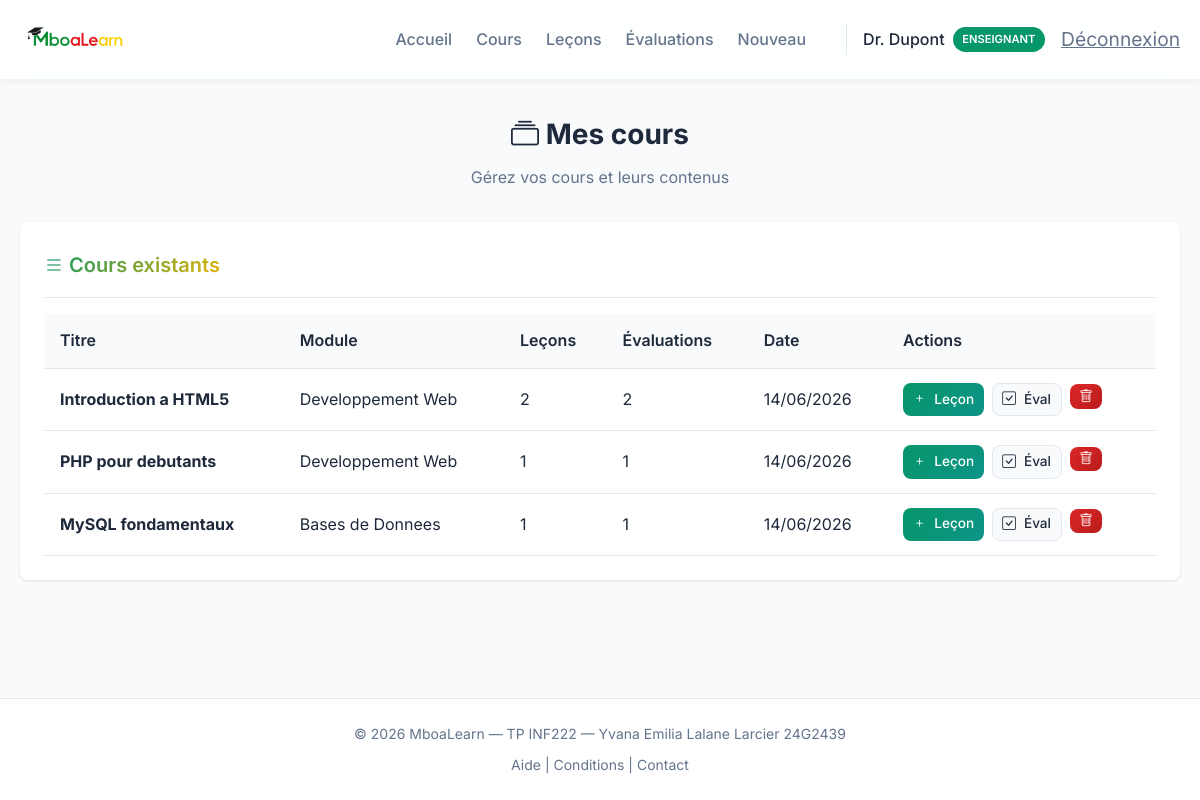
The app's page /enseignant/mes_cours.php (signed in) with its own data.
### tables this page shows
CREATE TABLE users (
    id INT AUTO_INCREMENT PRIMARY KEY,
    nom VARCHAR(100) NOT NULL,
    email VARCHAR(150) UNIQUE NOT NULL,
    password VARCHAR(255) NOT NULL,
    role ENUM('etudiant', 'enseignant', 'promoteur') DEFAULT 'etudiant',
    date_inscription TIMESTAMP DEFAULT CURRENT_TIMESTAMP
);

CREATE TABLE cours (
    id INT AUTO_INCREMENT PRIMARY KEY,
    titre VARCHAR(200) NOT NULL,
    description TEXT,
    module_id INT,
    enseignant_id INT,
    date_creation TIMESTAMP DEFAULT CURRENT_TIMESTAMP,
    FOREIGN KEY (module_id) REFERENCES modules(id) ON DELETE SET NULL,
    FOREIGN KEY (enseignant_id) REFERENCES users(id) ON DELETE SET NULL
);

CREATE TABLE modules (
    id INT AUTO_INCREMENT PRIMARY KEY,
    nom VARCHAR(150) NOT NULL,
    description TEXT,
    date_creation TIMESTAMP DEFAULT CURRENT_TIMESTAMP
);

### includes/auth.php (called while the page is built, shortened)
<?php
require_once __DIR__ . '/../config/database.php';
function is_logged_in() {
    return isset($_SESSION['user_id']);
}
function has_role($role) {
    return isset($_SESSION['user_role']) && $_SESSION['user_role'] === $role;
}
function get_user_info() {
    global $pdo;
    $stmt = $pdo->prepare("SELECT id, nom, email, role FROM users WHERE id = ?");
    $stmt->execute([$_SESSION['user_id']]);
    return $stmt->fetch();
}

### enseignant/mes_cours.php (the view, shortened to what this page needs)
<?php
require_once '../config/database.php';
require_once '../includes/auth.php';
$enseignant_id = $_SESSION['user_id'];
$stmt = $pdo->prepare("
    SELECT c.*, m.nom as module_nom,
           COUNT(DISTINCT l.id) as total_lecons,
           COUNT(DISTINCT e.id) as total_evaluations
    FROM cours c
    LEFT JOIN modules m ON c.module_id = m.id
    LEFT JOIN lecons l ON c.id = l.cours_id
    LEFT JOIN evaluations e ON l.id = e.lecon_id
    WHERE c.enseignant_id = ?
    GROUP BY c.id
    ORDER BY c.date_creation DESC
");
$stmt->execute([$enseignant_id]);
$cours = $stmt->fetchAll();
?>
<!DOCTYPE html>
<html lang="fr">
<head>
    <link rel="stylesheet" href="https://cdn.jsdelivr.net/npm/bootstrap-icons@1.11.3/font/bootstrap-icons.min.css">
    <link rel="stylesheet" href="../assets/css/style.css">
</head>
<body>
    <?php include '../includes/header.php'; ?>
    <div class="dashboard-header">
        <h1><i class="bi bi-collection"></i> Mes cours</h1>
        <p>Gérez vos cours et leurs contenus</p>
    </div>
    <div class="card">
        <div class="card-header">
            <h2 class="card-title"><i class="bi bi-list"></i> Cours existants</h2>
        </div>
        <?php if (empty($cours)): ?>
            <p class="text-muted text-center" style="padding: 2rem;">Aucun cours créé</p>
        <?php else: ?>
            <div class="table-responsive">
                <table>
                    <thead>
                        <tr>
                            <th>Titre</th>
                            <th>Module</th>
                            <th>Leçons</th>
                            <th>Évaluations</th>
                            <th>Date</th>
                            <th>Actions</th>
                        </tr>
                    </thead>
                    <tbody>
                        <?php foreach ($cours as $c): ?>
                            <tr>
                                <td><strong><?php echo htmlspecialchars($c['titre']); ?></strong></td>
                                <td><?php echo htmlspecialchars($c['module_nom'] ?? 'N/A'); ?></td>
                                <td><?php echo $c['total_lecons']; ?></td>
                                <td><?php echo $c['total_evaluations']; ?></td>
                                <td><?php echo date('d/m/Y', strtotime($c['date_creation'])); ?></td>
                                <td>
                                    <div style="display: flex; gap: 0.5rem;">
                                        <a href="ajouter_lecon.php?cours=<?php echo $c['id']; ?>" class="btn-primary" style="padding: 0.3rem 0.6rem; font-size: 0.85rem;">
                                            <i class="bi bi-plus"></i> Leçon
                                        </a>
                                        <?php if ($c['total_lecons'] > 0): ?>
                                            <?php
                                            $stmt_l = $pdo->prepare("SELECT id FROM lecons WHERE cours_id = ? ORDER BY ordre DESC LIMIT 1");
                                            $stmt_l->execute([$c['id']]);
                                            $derniere_lecon = $stmt_l->fetch();
                                            ?>
                                            <a href="ajouter_evaluation.php?lecon=<?php echo $derniere_lecon['id']; ?>" class="btn-secondary" style="padding: 0.3rem 0.6rem; font-size: 0.85rem;">
                                                <i class="bi bi-check-square"></i> Éval
                                            </a>
                                        <?php endif; ?>
                                        <form method="POST" action="" style="display: inline;"
                                              onsubmit="return confirm('Supprimer ce cours et toutes ses leçons ?');">
                                            <button type="submit" class="btn-danger" style="padding: 0.3rem 0.6rem; font-size: 0.85rem;">
                                                <i class="bi bi-trash"></i>
                                            </button>
                                        </form>
                                    </div>
                                </td>
                            </tr>
                        <?php endforeach; ?>
                    </tbody>
                </table>
            </div>
        <?php endif; ?>
    </div>
    <?php include '../includes/footer.php'; ?>
</body>
</html>

### includes/header.php (shortened to what this page needs)
<?php
$base_url = '/MboaLearn';
$user = get_user_info();
?>
<!DOCTYPE html>
<html lang="fr">
<head>
    <link rel="stylesheet" href="https://cdn.jsdelivr.net/npm/bootstrap-icons@1.11.3/font/bootstrap-icons.min.css">
    <link rel="stylesheet" href="<?php echo $base_url; ?>/assets/css/style.css?v=<?php echo time(); ?>">
</head>
<body>
    <nav class="navbar">
        <div class="nav-container">
            <a href="<?php echo $base_url; ?>/index.html" class="nav-brand">
                <img src="<?php echo $base_url; ?>/assets/images/mboalearn.png" alt="MboaLearn" class="nav-logo">
            </a>
            <?php if (is_logged_in()): ?>
            <div class="nav-menu">
                <a href="<?php echo $base_url; ?>/dashboard.php" class="nav-link">
                    Accueil
                </a>
                <?php if (has_role('enseignant')): ?>
                    <a href="<?php echo $base_url; ?>/enseignant/mes_cours.php" class="nav-link">
                        Cours
                    </a>
                    <a href="<?php echo $base_url; ?>/enseignant/mes_lecons.php" class="nav-link">
                        Leçons
                    </a>
                    <a href="<?php echo $base_url; ?>/enseignant/mes_evaluations.php" class="nav-link">
                        Évaluations
                    </a>
                    <a href="<?php echo $base_url; ?>/enseignant/ajouter_cours.php" class="nav-link">
                        Nouveau
                    </a>
                <?php endif; ?>
                <div class="nav-user">
                    <span class="user-info">
                        <?php echo $user['nom']; ?>
                        <span class="badge"><?php echo ucfirst($user['role']); ?></span>
                    </span>
                    <a href="<?php echo $base_url; ?>/logout.php" class="btn-logout">
                        Déconnexion
                    </a>
                </div>
            </div>
            <?php endif; ?>
        </div>
    </nav>
    <main class="main-content">
        <div class="container">

### assets/css/style.css (style rules this page uses)
:root { --primary: #059669; --primary-dark: #047857; --secondary: #64748b; --success: #10b981; --danger: #dc2626; --warning: #d97706; --accent: #eab308; --bg-light: #f8fafc; --bg-white: #ffffff; --text-dark: #1e293b; --text-muted: #64748b; --border: #e2e8f0; --shadow: 0 1px 3px rgba(0,0,0,0.1); --shadow-md: 0 4px 6px rgba(0,0,0,0.1); --radius: 8px; --transition: all 0.2s ease; }
* { margin: 0; padding: 0; box-sizing: border-box; }
body { font-family: 'Inter', -apple-system, BlinkMacSystemFont, sans-serif; background-color: var(--bg-light); color: var(--text-dark); line-height: 1.6; min-height: 100vh; display: flex; flex-direction: column; }
.container { max-width: 1200px; margin: 0 auto; padding: 0 20px; width: 100%; }
.navbar { background: rgba(255, 255, 255, 0.85); backdrop-filter: blur(12px); -webkit-backdrop-filter: blur(12px); border-bottom: 1px solid rgba(226, 232, 240, 0.5); padding: 0.75rem 0; position: sticky; top: 0; z-index: 100; box-shadow: 0 1px 8px rgba(0,0,0,0.06); }
.nav-container { max-width: 1200px; margin: 0 auto; padding: 0 20px; display: flex; align-items: center; justify-content: space-between; }
.nav-brand { font-size: 1.25rem; font-weight: 700; color: var(--primary); text-decoration: none; display: flex; align-items: center; gap: 0.5rem; }
.nav-logo { height: 55px; width: auto; }
.nav-menu { display: flex; align-items: center; gap: 1.5rem; }
.nav-link { color: var(--text-muted); text-decoration: none; font-weight: 500; display: flex; align-items: center; gap: 0.5rem; transition: var(--transition); }
.nav-user { display: flex; align-items: center; gap: 1rem; margin-left: 1rem; padding-left: 1rem; border-left: 1px solid var(--border); }
.user-info { display: flex; align-items: center; gap: 0.5rem; font-weight: 500; }
.badge { background: var(--primary); color: white; padding: 0.2rem 0.6rem; border-radius: 20px; font-size: 0.7rem; font-weight: 600; text-transform: uppercase; }
.btn-logout { color: var(--text-muted); font-size: 1.2rem; transition: var(--transition); }
.btn-primary { background: linear-gradient(135deg, var(--primary) 0%, #0d9488 100%); color: white; padding: 0.6rem 1.2rem; border-radius: var(--radius); text-decoration: none; font-weight: 500; display: inline-flex; align-items: center; gap: 0.5rem; border: none; cursor: pointer; transition: var(--transition); }
.btn-secondary { background: var(--bg-light); color: var(--text-dark); padding: 0.6rem 1.2rem; border-radius: var(--radius); text-decoration: none; font-weight: 500; display: inline-flex; align-items: center; gap: 0.5rem; border: 1px solid var(--border); cursor: pointer; transition: var(--transition); }
.btn-danger { background: linear-gradient(135deg, var(--danger) 0%, #b91c1c 100%); color: white; padding: 0.6rem 1.2rem; border-radius: var(--radius); text-decoration: none; font-weight: 500; display: inline-flex; align-items: center; gap: 0.5rem; border: none; cursor: pointer; transition: var(--transition); }
.main-content { flex: 1; padding: 2rem 0; }
.container { display: flex; flex-direction: column; align-items: center; }
.card { background: var(--bg-white); border-radius: var(--radius); box-shadow: var(--shadow); padding: 1.5rem; margin-bottom: 1.5rem; transition: var(--transition); width: 100%; border-top: 3px solid transparent; }
.card-header { display: flex; justify-content: space-between; align-items: center; margin-bottom: 1rem; padding-bottom: 1rem; border-bottom: 1px solid var(--border); }
.card-header .card-title { background: linear-gradient(135deg, var(--primary), var(--accent)); -webkit-background-clip: text; -webkit-text-fill-color: transparent; background-clip: text; }
.card-title { font-size: 1.25rem; font-weight: 600; color: var(--text-dark); }
.dashboard-header { margin-bottom: 2rem; text-align: center; width: 100%; }
.dashboard-header h1 { font-size: 1.75rem; font-weight: 700; margin-bottom: 0.5rem; }
.dashboard-header p { color: var(--text-muted); }
.table-responsive { overflow-x: auto; }
table { width: 100%; border-collapse: collapse; }
th, td { padding: 0.875rem 1rem; text-align: left; border-bottom: 1px solid var(--border); }
th { font-weight: 600; color: var(--text-dark); background: var(--bg-light); }

### records on screen
users: nom "Dr. Dupont", role "ENSEIGNANT"
cours: titre "Introduction a HTML5", module.nom "Developpement Web", total_lecons "2", total_evaluations "2", date_creation "14/06/2026"
cours: titre "PHP pour debutants", module.nom "Developpement Web", total_lecons "1", total_evaluations "1", date_creation "14/06/2026"
cours: titre "MySQL fondamentaux", module.nom "Bases de Donnees", total_lecons "1", total_evaluations "1", date_creation "14/06/2026"
